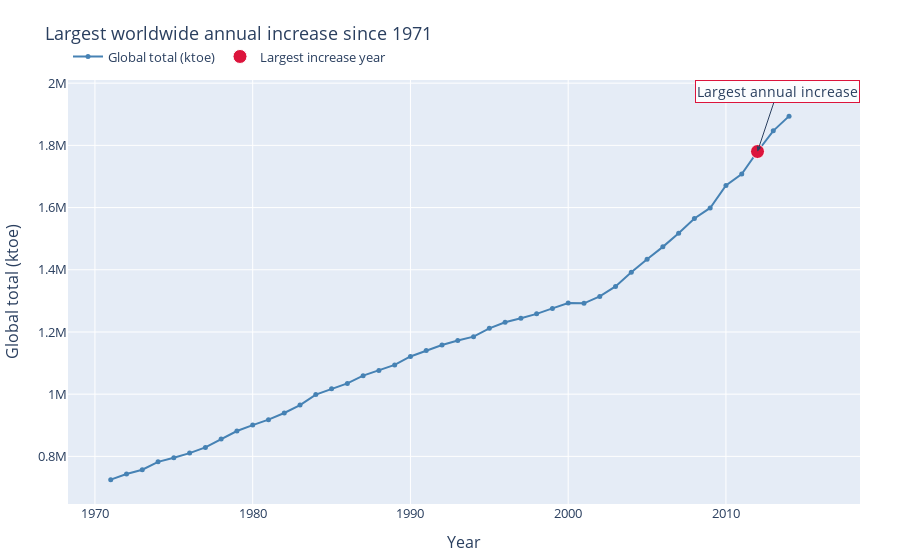
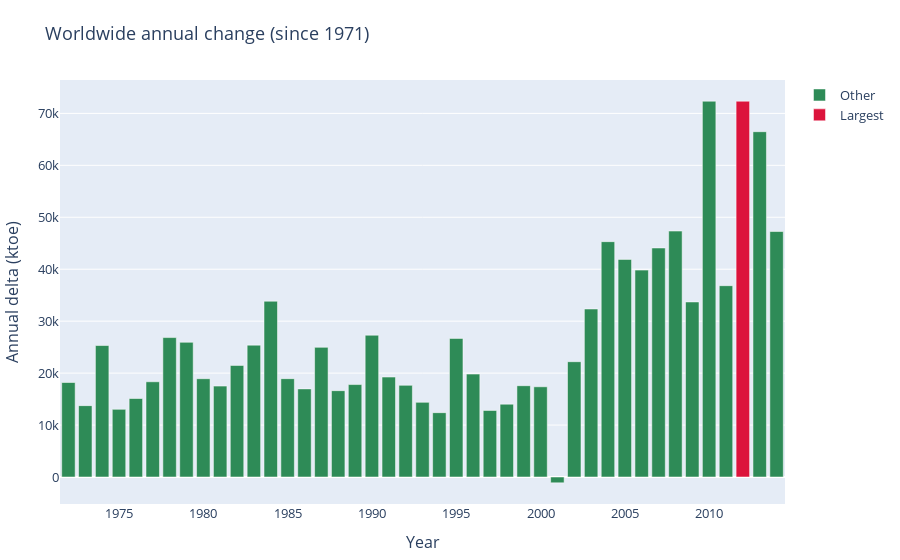

The notebook cell saved with these charts, in order:
### Code cell
import pandas as pd
import numpy as np
import plotly.graph_objects as go
import plotly.express as px


df = pd.read_csv('renewable_energy.csv')
df.columns = df.columns.str.strip().str.replace('"','')
df['TIME'] = pd.to_numeric(df['TIME'], errors='coerce').astype('Int64')
df['Value'] = pd.to_numeric(df['Value'], errors='coerce')


wld = df[(df['LOCATION'] == 'WLD') & (df['TIME'] >= 1971)& (df['TIME'] <= 2014)].copy()
if wld.empty:
    raise ValueError("No WLD rows found from 1971 onward in CSV.")


wld_yearly = wld.groupby('TIME')['Value'].sum().sort_index()


delta = wld_yearly.diff()
delta_nonan = delta.dropna() 


year_max = int(delta_nonan.idxmax())
increase = float(delta_nonan.max())


fig = go.Figure()
fig.add_trace(go.Scatter(
    x=wld_yearly.index, y=wld_yearly.values,
    mode='lines+markers',
    name='Global total (ktoe)',
    line=dict(width=2, color='steelblue'),
    marker=dict(size=5, color='steelblue')
))
fig.add_trace(go.Scatter(
    x=[year_max], y=[wld_yearly.loc[year_max]],
    mode='markers',
    marker=dict(size=14, color='crimson', line=dict(width=1, color='white')),
    name='Largest increase year'
))
fig.add_annotation(
    x=year_max, y=wld_yearly.loc[year_max],
    text=f"Largest annual increase",
    showarrow=True, arrowhead=2, ax=20, ay=-60,
    bgcolor='rgba(255,255,255,0.85)', bordercolor='crimson', borderwidth=1,
    font=dict(size=14)
)
fig.update_layout(
    title=f"Largest worldwide annual increase since 1971 ",
    xaxis_title="Year",
    yaxis_title="Global total (ktoe)",
    margin=dict(l=60, r=40, t=80, b=50),
    legend=dict(orientation='h', yanchor='bottom', y=1.02, xanchor='left', x=0),
    font=dict(size=13)
)
fig.show()


d = delta_nonan.reset_index()
d.columns = ['Year','Delta']
d['Highlight'] = np.where(d['Year'] == year_max, 'Largest', 'Other')

fig2 = px.bar(
    d, x='Year', y='Delta', color='Highlight',
    color_discrete_map={'Largest':'crimson','Other':'seagreen'},
    title=f"Worldwide annual change (since 1971)"
)
fig2.update_layout(
    xaxis_title='Year',
    yaxis_title='Annual delta (ktoe)',
    margin=dict(l=60, r=40, t=80, b=40),
    legend_title_text='',
    font=dict(size=13)
)
fig2.update_traces(marker_line_color='white', marker_line_width=0.5)
fig2.show()

### Figure 1 — Plotly figure (JSON) as saved in the notebook; plotly's stock layout.template omitted (floating-point values rounded to 4 significant figures)
{"data": [{"line": {"color": "steelblue", "width": 2}, "marker": {"color": "steelblue", "size": 5}, "mode": "lines+markers", "name": "Global total (ktoe)", "type": "scatter", "x": [1971, 1972, 1973, 1974, 1975, 1976, 1977, 1978, 1979, 1980, 1981, 1982, 1983, 1984, 1985, 1986, 1987, 1988, 1989, 1990, 1991, 1992, 1993, 1994, 1995, 1996, 1997, 1998, 1999, 2000, 2001, 2002, 2003, 2004, 2005, 2006, 2007, 2008, 2009, 2010, 2011, 2012, 2013, 2014], "y": [725100.0, 743300.0, 757000.0, 782300.0, 795300.0, 810400.0, 828800.0, 855600.0, 881600.0, 900500.0, 918000.0, 939500.0, 964800.0, 998700.0, 1018000.0, 1035000.0, 1060000.0, 1076000.0, 1094000.0, 1121000.0, 1140000.0, 1158000.0, 1173000.0, 1185000.0, 1212000.0, 1231000.0, 1244000.0, 1258000.0, 1276000.0, 1293000.0, 1292000.0, 1314000.0, 1347000.0, 1392000.0, 1434000.0, 1474000.0, 1518000.0, 1565000.0, 1599000.0, 1671000.0, 1708000.0, 1780000.0, 1847000.0, 1894000.0]}, {"marker": {"color": "crimson", "line": {"color": "white", "width": 1}, "size": 14}, "mode": "markers", "name": "Largest increase year", "type": "scatter", "x": [2012], "y": [1780000.0]}], "layout": {"annotations": [{"arrowhead": 2, "ax": 20, "ay": -60, "bgcolor": "rgba(255,255,255,0.85)", "bordercolor": "crimson", "borderwidth": 1, "font": {"size": 14}, "showarrow": true, "text": "Largest annual increase", "x": 2012, "y": 1780000.0}], "font": {"size": 13}, "legend": {"orientation": "h", "x": 0, "xanchor": "left", "y": 1.02, "yanchor": "bottom"}, "margin": {"b": 50, "l": 60, "r": 40, "t": 80}, "title": {"text": "Largest worldwide annual increase since 1971 "}, "xaxis": {"title": {"text": "Year"}}, "yaxis": {"title": {"text": "Global total (ktoe)"}}}}

### Figure 2 — Plotly figure (JSON) as saved in the notebook; plotly's stock layout.template omitted (floating-point values rounded to 4 significant figures)
{"data": [{"alignmentgroup": "True", "hovertemplate": "Highlight=Other<br>Year=%{x}<br>Delta=%{y}<extra></extra>", "legendgroup": "Other", "marker": {"color": "seagreen", "line": {"color": "white", "width": 0.5}, "pattern": {"shape": ""}}, "name": "Other", "offsetgroup": "Other", "orientation": "v", "showlegend": true, "textposition": "auto", "type": "bar", "x": [1972, 1973, 1974, 1975, 1976, 1977, 1978, 1979, 1980, 1981, 1982, 1983, 1984, 1985, 1986, 1987, 1988, 1989, 1990, 1991, 1992, 1993, 1994, 1995, 1996, 1997, 1998, 1999, 2000, 2001, 2002, 2003, 2004, 2005, 2006, 2007, 2008, 2009, 2010, 2011, 2013, 2014], "xaxis": "x", "y": [18190.0, 13740.0, 25310.0, 13020.0, 15110.0, 18340.0, 26840.0, 25930.0, 18920.0, 17500.0, 21480.0, 25390.0, 33840.0, 18930.0, 16960.0, 24960.0, 16620.0, 17800.0, 27300.0, 19240.0, 17650.0, 14370.0, 12380.0, 26690.0, 19820.0, 12810.0, 14020.0, 17580.0, 17370.0, -1117.0, 22200.0, 32340.0, 45300.0, 41890.0, 39830.0, 44090.0, 47350.0, 33700.0, 72350.0, 36830.0, 66470.0, 47260.0], "yaxis": "y"}, {"alignmentgroup": "True", "hovertemplate": "Highlight=Largest<br>Year=%{x}<br>Delta=%{y}<extra></extra>", "legendgroup": "Largest", "marker": {"color": "crimson", "line": {"color": "white", "width": 0.5}, "pattern": {"shape": ""}}, "name": "Largest", "offsetgroup": "Largest", "orientation": "v", "showlegend": true, "textposition": "auto", "type": "bar", "x": [2012], "xaxis": "x", "y": [72350.0], "yaxis": "y"}], "layout": {"barmode": "relative", "font": {"size": 13}, "legend": {"title": {"text": ""}, "tracegroupgap": 0}, "margin": {"b": 40, "l": 60, "r": 40, "t": 80}, "title": {"text": "Worldwide annual change (since 1971)"}, "xaxis": {"anchor": "y", "domain": [0, 1], "title": {"text": "Year"}}, "yaxis": {"anchor": "x", "domain": [0, 1], "title": {"text": "Annual delta (ktoe)"}}}}
